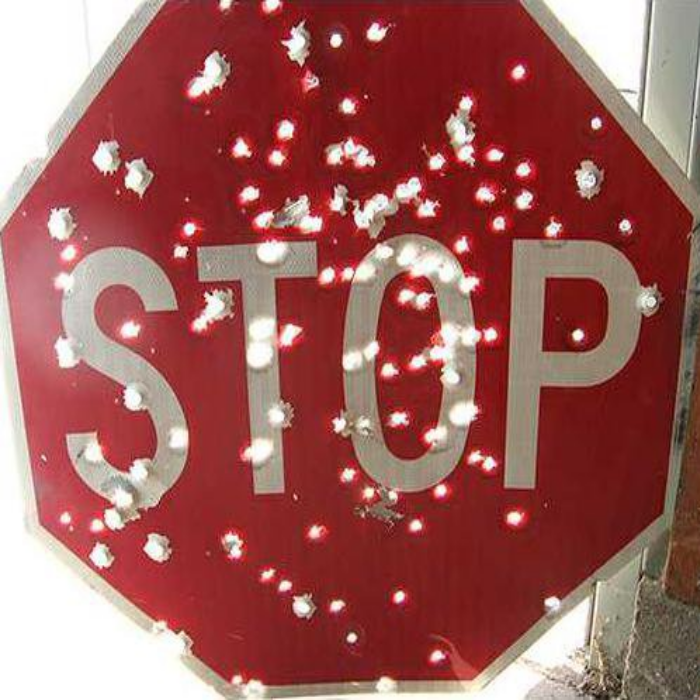
#> input picture broken1.png, 700 x 700 px
$ python keypoints.py
#> lines starting #> are read from the running program, lines starting #| are printed output that depends on the picture
import cv2
import matplotlib
import matplotlib.pyplot as plt

#reading image
img1 = cv2.imread('broken1.png')
#> img1 is the input picture: shape (700, 700, 3); mean B, G, R 92, 95.6, 158.9
gray1 = cv2.cvtColor(img1, cv2.COLOR_BGR2GRAY)
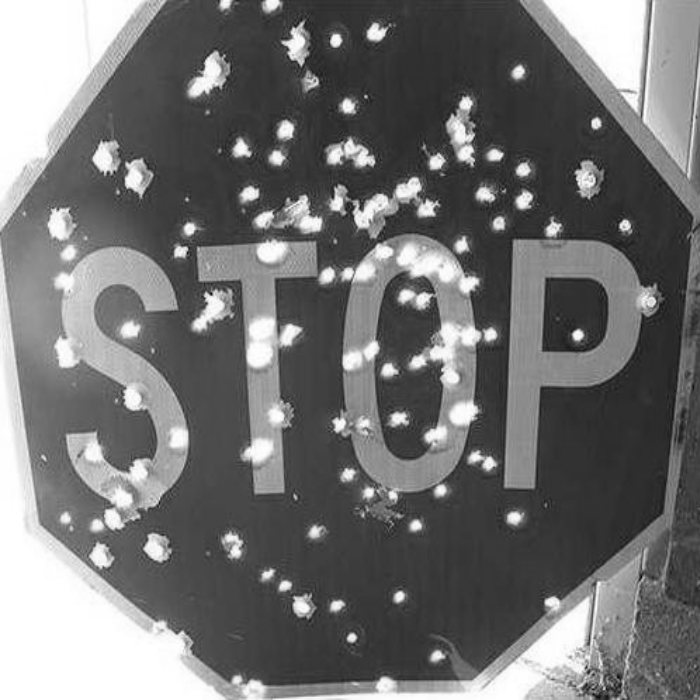
#> gray1: shape (700, 700); min 6, max 255, mean 114.1

#keypoints
sift = cv2.SIFT_create()
kp = sift.detect(gray1,None)
#> kp = 3057 keypoints; strongest (x, y, size): (578, 335, 7.4), (336, 40, 8.1), (286, 130, 11.2), (524, 201, 10.8)
img1 = cv2.drawKeypoints(gray1, kp, img1)
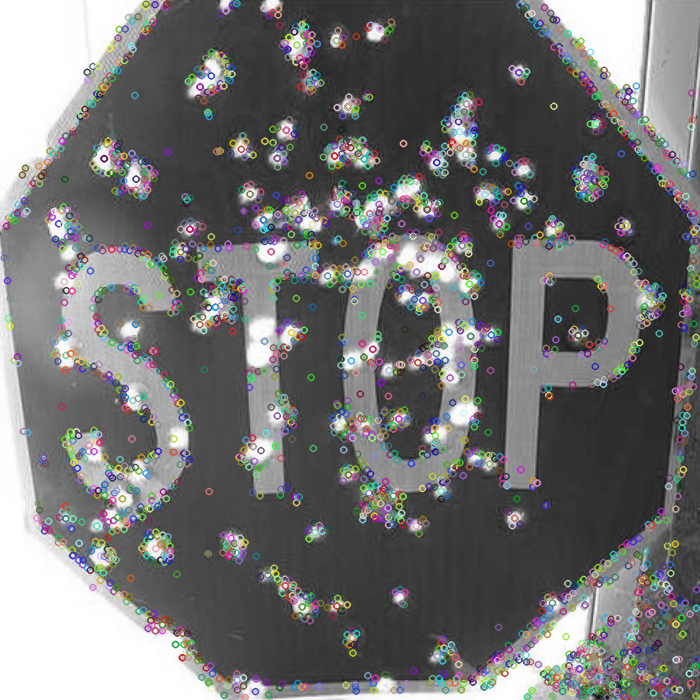
#> img1: shape (700, 700, 3); mean B, G, R 114, 114, 114
plt.imshow(img1)
plt.show()

$ run again, with broken2.png copied over broken1.png
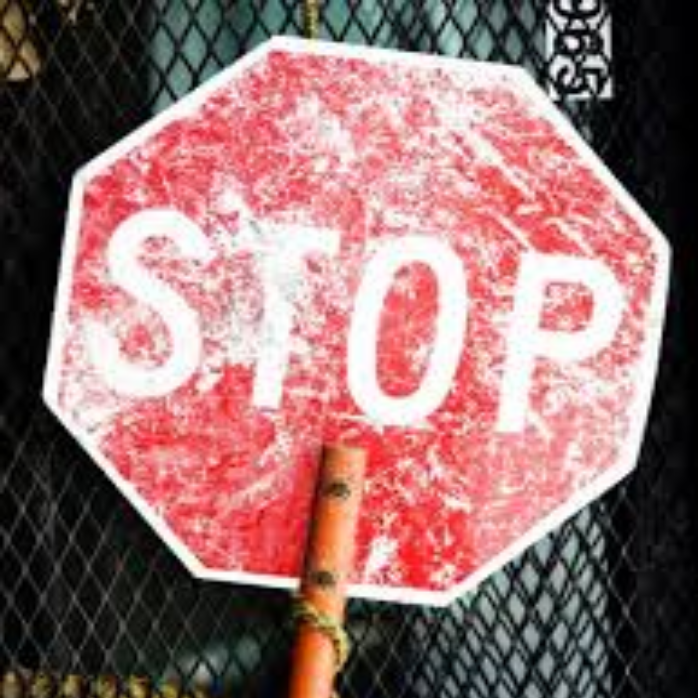
#> input picture broken2.png, 698 x 698 px
#> img1 is the input picture: shape (698, 698, 3); mean B, G, R 112.4, 112.9, 149.4
#> `gray1 = cv2.cvtColor(img1, cv2.COLOR_BGR2GRAY)`:
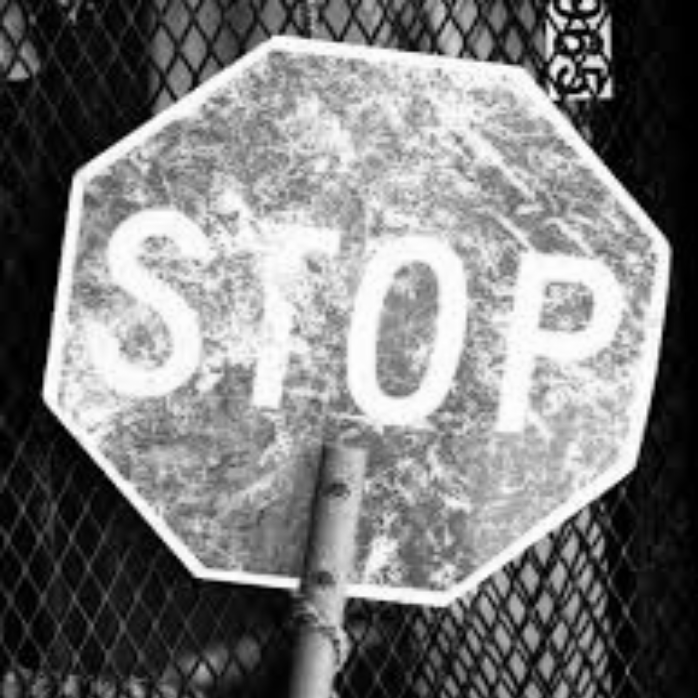
#> gray1: shape (698, 698); min 0, max 255, mean 123.7
#> kp = 3501 keypoints; strongest (x, y, size): (572, 43, 7.6), (607, 92, 7.9), (577, 24, 6.4), (563, 71, 5.7)
#> `img1 = cv2.drawKeypoints(gray1, kp, img1)`:
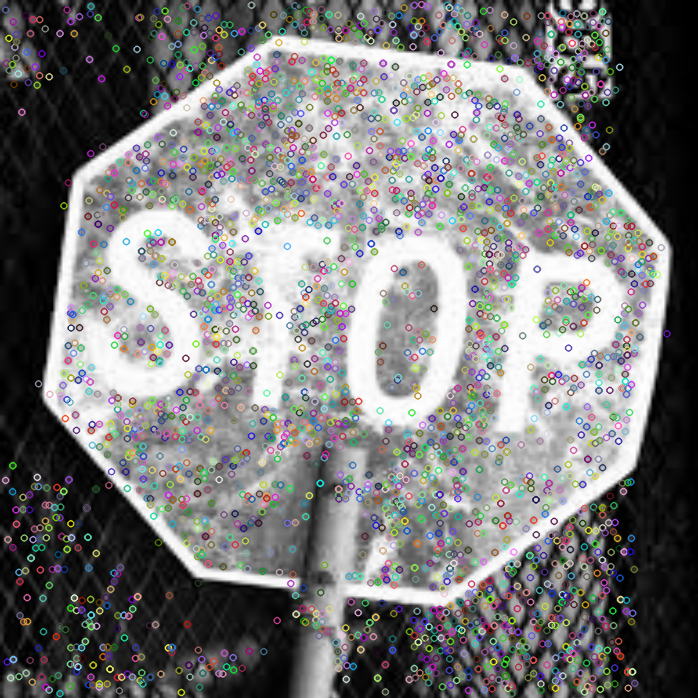
#> img1: shape (698, 698, 3); mean B, G, R 122, 122.1, 122

$ run again, with face.png copied over broken1.png
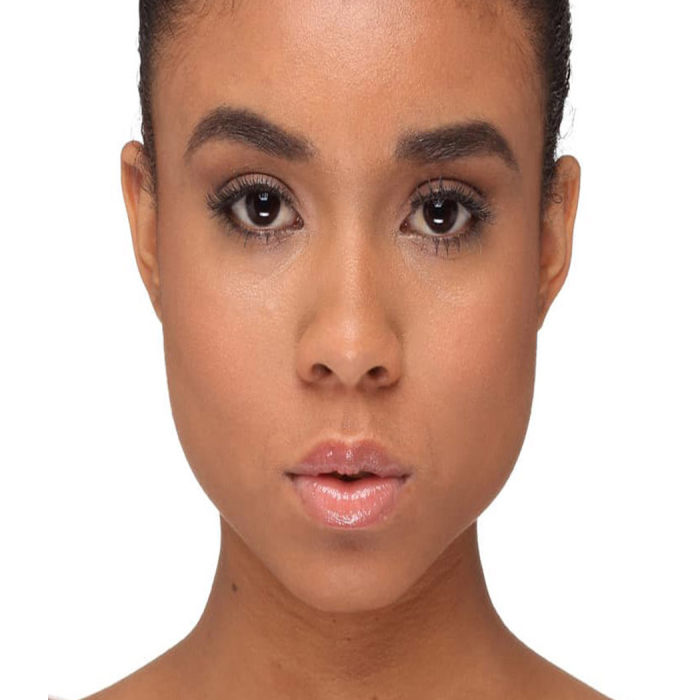
#> input picture face.png, 700 x 700 px
#> img1 is the input picture: shape (700, 700, 3); mean B, G, R 163.9, 178.4, 210.7
#> `gray1 = cv2.cvtColor(img1, cv2.COLOR_BGR2GRAY)`:
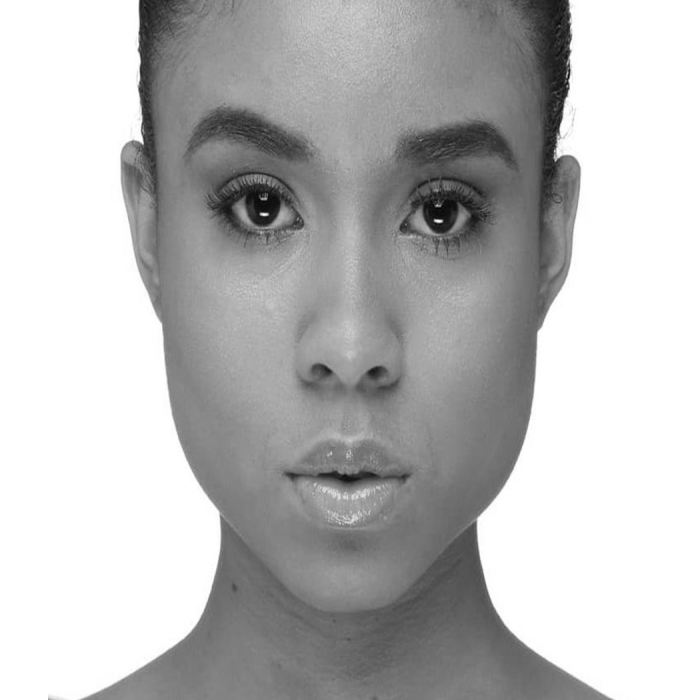
#> gray1: shape (700, 700); min 5, max 255, mean 186.4
#> kp = 343 keypoints; strongest (x, y, size): (437, 205, 2), (140, 139, 4.7), (265, 199, 2.3), (562, 149, 10.8)
#> `img1 = cv2.drawKeypoints(gray1, kp, img1)`:
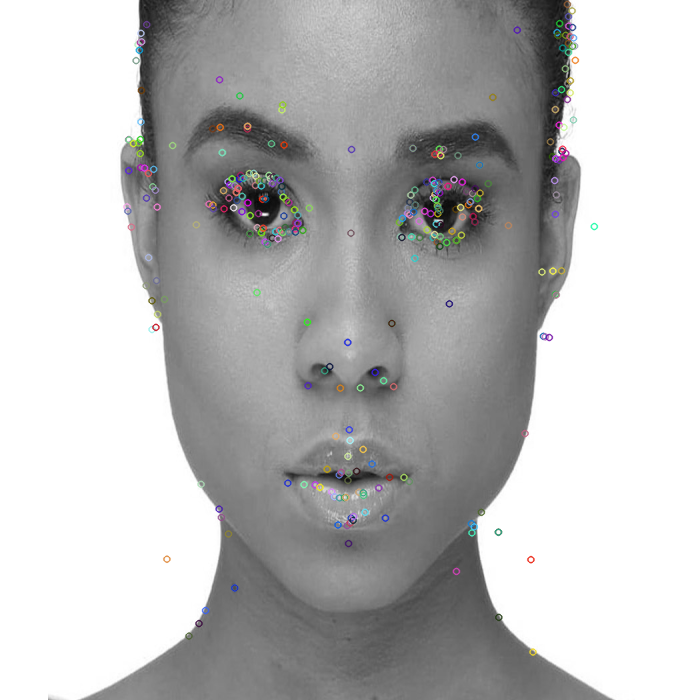
#> img1: shape (700, 700, 3); mean B, G, R 186.6, 186.6, 186.6
